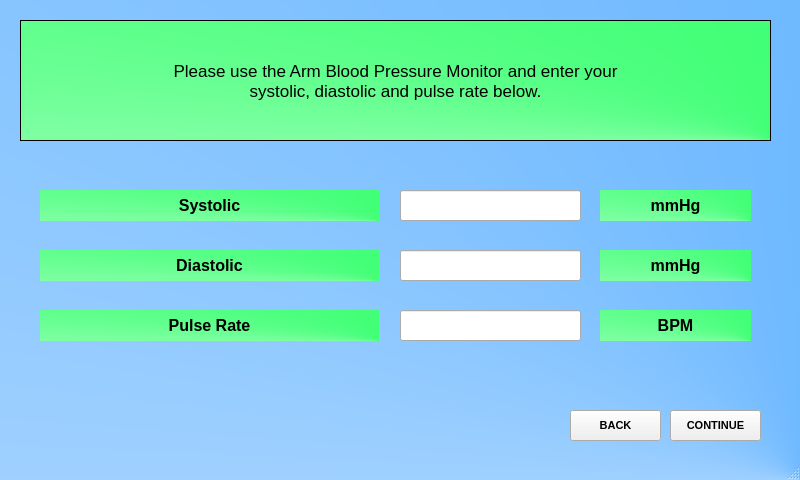
<?xml version="1.0" encoding="UTF-8"?>
<ui version="4.0">
 <class>MainWindow</class>
 <widget class="QMainWindow" name="MainWindow">
  <property name="geometry">
   <rect>
    <x>0</x>
    <y>0</y>
    <width>800</width>
    <height>480</height>
   </rect>
  </property>
  <property name="windowTitle">
   <string>MainWindow</string>
  </property>
  <property name="styleSheet">
   <string notr="true">#MainWindow
{
background-color: qconicalgradient(cx:1, cy:1, angle:0, stop:0 rgba(63, 162, 255, 255), stop:1 rgba(255, 255, 255, 255));
}</string>
  </property>
  <widget class="QWidget" name="centralwidget">
   <widget class="QLabel" name="label_2">
    <property name="geometry">
     <rect>
      <x>20</x>
      <y>20</y>
      <width>751</width>
      <height>121</height>
     </rect>
    </property>
    <property name="font">
     <font>
      <pointsize>13</pointsize>
      <weight>50</weight>
      <bold>false</bold>
     </font>
    </property>
    <property name="styleSheet">
     <string notr="true">background-color: qconicalgradient(cx:1, cy:1, angle:0, stop:0 rgba(1, 255, 72, 255), stop:1 rgba(255, 255, 255, 255));</string>
    </property>
    <property name="frameShape">
     <enum>QFrame::Box</enum>
    </property>
    <property name="text">
     <string>Please use the Arm Blood Pressure Monitor and enter your
systolic, diastolic and pulse rate below.</string>
    </property>
    <property name="alignment">
     <set>Qt::AlignCenter</set>
    </property>
   </widget>
   <widget class="QLabel" name="label_14">
    <property name="geometry">
     <rect>
      <x>40</x>
      <y>190</y>
      <width>339</width>
      <height>31</height>
     </rect>
    </property>
    <property name="font">
     <font>
      <pointsize>12</pointsize>
      <weight>75</weight>
      <bold>true</bold>
     </font>
    </property>
    <property name="styleSheet">
     <string notr="true">background-color: qconicalgradient(cx:1, cy:1, angle:0, stop:0 rgba(1, 255, 72, 255), stop:1 rgba(255, 255, 255, 255));</string>
    </property>
    <property name="text">
     <string>Systolic</string>
    </property>
    <property name="alignment">
     <set>Qt::AlignCenter</set>
    </property>
   </widget>
   <widget class="QLabel" name="label_15">
    <property name="geometry">
     <rect>
      <x>40</x>
      <y>250</y>
      <width>339</width>
      <height>31</height>
     </rect>
    </property>
    <property name="font">
     <font>
      <pointsize>12</pointsize>
      <weight>75</weight>
      <bold>true</bold>
     </font>
    </property>
    <property name="styleSheet">
     <string notr="true">background-color: qconicalgradient(cx:1, cy:1, angle:0, stop:0 rgba(1, 255, 72, 255), stop:1 rgba(255, 255, 255, 255));</string>
    </property>
    <property name="text">
     <string>Diastolic</string>
    </property>
    <property name="alignment">
     <set>Qt::AlignCenter</set>
    </property>
   </widget>
   <widget class="QLabel" name="label_16">
    <property name="geometry">
     <rect>
      <x>40</x>
      <y>310</y>
      <width>339</width>
      <height>31</height>
     </rect>
    </property>
    <property name="font">
     <font>
      <pointsize>12</pointsize>
      <weight>75</weight>
      <bold>true</bold>
     </font>
    </property>
    <property name="styleSheet">
     <string notr="true">background-color: qconicalgradient(cx:1, cy:1, angle:0, stop:0 rgba(1, 255, 72, 255), stop:1 rgba(255, 255, 255, 255));</string>
    </property>
    <property name="text">
     <string>Pulse Rate</string>
    </property>
    <property name="alignment">
     <set>Qt::AlignCenter</set>
    </property>
   </widget>
   <widget class="QLineEdit" name="sysTB">
    <property name="geometry">
     <rect>
      <x>400</x>
      <y>190</y>
      <width>181</width>
      <height>31</height>
     </rect>
    </property>
   </widget>
   <widget class="QLineEdit" name="diaTB">
    <property name="geometry">
     <rect>
      <x>400</x>
      <y>250</y>
      <width>181</width>
      <height>31</height>
     </rect>
    </property>
   </widget>
   <widget class="QLineEdit" name="heartTB">
    <property name="geometry">
     <rect>
      <x>400</x>
      <y>310</y>
      <width>181</width>
      <height>31</height>
     </rect>
    </property>
   </widget>
   <widget class="QLabel" name="label_17">
    <property name="geometry">
     <rect>
      <x>600</x>
      <y>190</y>
      <width>151</width>
      <height>31</height>
     </rect>
    </property>
    <property name="font">
     <font>
      <pointsize>12</pointsize>
      <weight>75</weight>
      <bold>true</bold>
     </font>
    </property>
    <property name="styleSheet">
     <string notr="true">background-color: qconicalgradient(cx:1, cy:1, angle:0, stop:0 rgba(1, 255, 72, 255), stop:1 rgba(255, 255, 255, 255));</string>
    </property>
    <property name="text">
     <string>mmHg</string>
    </property>
    <property name="alignment">
     <set>Qt::AlignCenter</set>
    </property>
   </widget>
   <widget class="QLabel" name="label_18">
    <property name="geometry">
     <rect>
      <x>600</x>
      <y>250</y>
      <width>151</width>
      <height>31</height>
     </rect>
    </property>
    <property name="font">
     <font>
      <pointsize>12</pointsize>
      <weight>75</weight>
      <bold>true</bold>
     </font>
    </property>
    <property name="styleSheet">
     <string notr="true">background-color: qconicalgradient(cx:1, cy:1, angle:0, stop:0 rgba(1, 255, 72, 255), stop:1 rgba(255, 255, 255, 255));</string>
    </property>
    <property name="text">
     <string>mmHg</string>
    </property>
    <property name="alignment">
     <set>Qt::AlignCenter</set>
    </property>
   </widget>
   <widget class="QLabel" name="label_19">
    <property name="geometry">
     <rect>
      <x>600</x>
      <y>310</y>
      <width>151</width>
      <height>31</height>
     </rect>
    </property>
    <property name="font">
     <font>
      <pointsize>12</pointsize>
      <weight>75</weight>
      <bold>true</bold>
     </font>
    </property>
    <property name="styleSheet">
     <string notr="true">background-color: qconicalgradient(cx:1, cy:1, angle:0, stop:0 rgba(1, 255, 72, 255), stop:1 rgba(255, 255, 255, 255));</string>
    </property>
    <property name="text">
     <string>BPM</string>
    </property>
    <property name="alignment">
     <set>Qt::AlignCenter</set>
    </property>
   </widget>
   <widget class="QPushButton" name="continueButton">
    <property name="geometry">
     <rect>
      <x>670</x>
      <y>410</y>
      <width>91</width>
      <height>31</height>
     </rect>
    </property>
    <property name="font">
     <font>
      <pointsize>8</pointsize>
      <weight>75</weight>
      <bold>true</bold>
     </font>
    </property>
    <property name="text">
     <string>CONTINUE</string>
    </property>
   </widget>
   <widget class="QPushButton" name="backButton">
    <property name="geometry">
     <rect>
      <x>570</x>
      <y>410</y>
      <width>91</width>
      <height>31</height>
     </rect>
    </property>
    <property name="font">
     <font>
      <pointsize>8</pointsize>
      <weight>75</weight>
      <bold>true</bold>
     </font>
    </property>
    <property name="text">
     <string>BACK</string>
    </property>
   </widget>
  </widget>
  <widget class="QMenuBar" name="menubar">
   <property name="geometry">
    <rect>
     <x>0</x>
     <y>0</y>
     <width>800</width>
     <height>26</height>
    </rect>
   </property>
  </widget>
  <widget class="QStatusBar" name="statusbar"/>
 </widget>
 <resources/>
 <connections/>
</ui>
